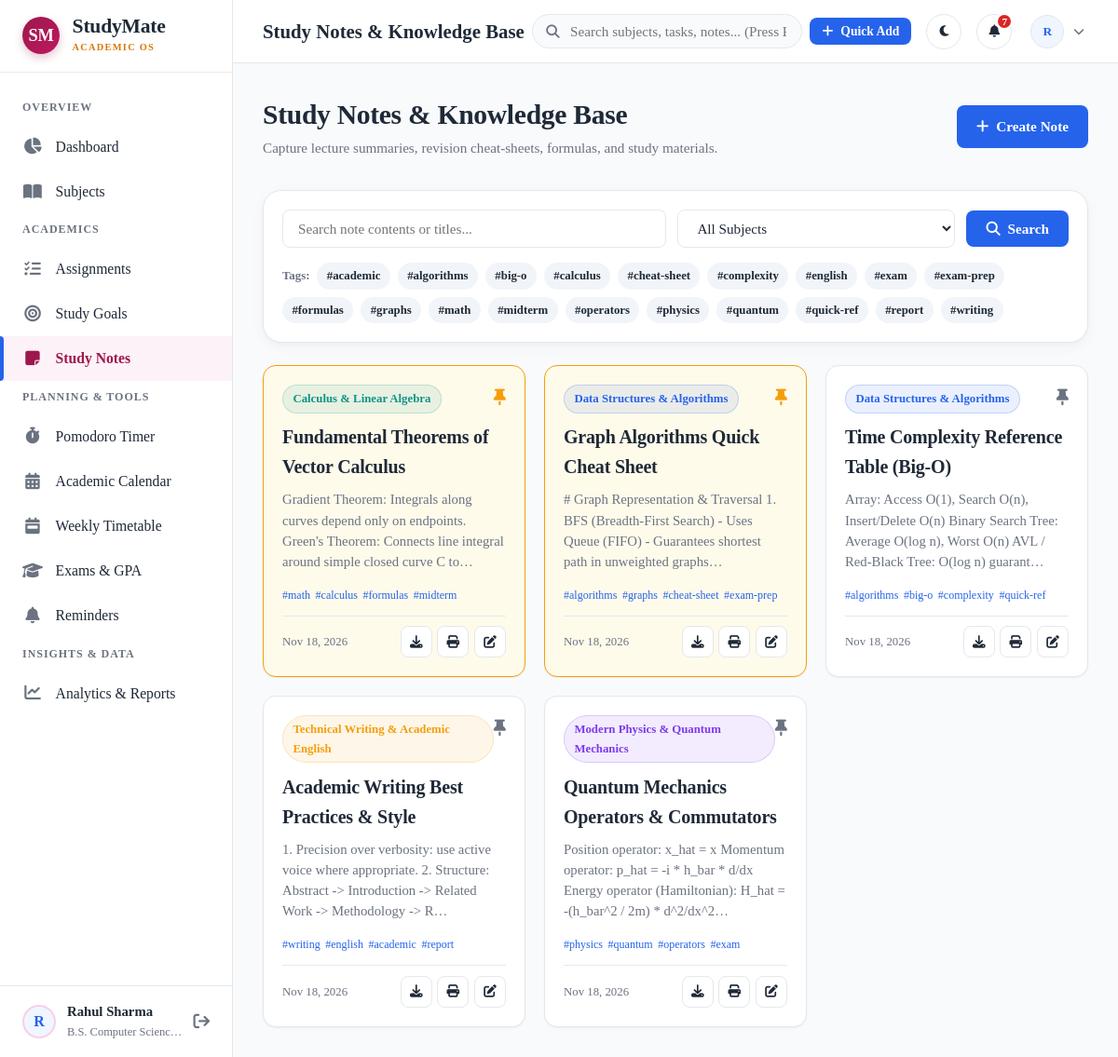
Screenshot of /notes/ (signed in) with the database file from the repository.
### accounts/models.py (models this page shows, shortened)
class Profile(models.Model):
    user = models.OneToOneField(User, on_delete=models.CASCADE, related_name='profile')
    avatar = models.ImageField(upload_to='avatars/', blank=True, null=True)
    institution = models.CharField(max_length=200, blank=True, default='')
    course_grade = models.CharField(max_length=100, blank=True, default='', verbose_name='Course / Grade')
    daily_study_target_hours = models.DecimalField(
        max_digits=4, decimal_places=1, default=4.0,
        verbose_name='Daily Study Target (Hours)'
    )
    bio = models.TextField(blank=True, default='')
    created_at = models.DateTimeField(auto_now_add=True)
    updated_at = models.DateTimeField(auto_now=True)
    @property
    def avatar_url(self):
        if self.avatar and hasattr(self.avatar, 'url'):
            return self.avatar.url
        return None

### core/models.py (models this page shows, shortened)
class Note(models.Model):
    user = models.ForeignKey(User, on_delete=models.CASCADE, related_name='notes')
    subject = models.ForeignKey(Subject, on_delete=models.SET_NULL, null=True, blank=True, related_name='notes')
    title = models.CharField(max_length=200)
    content = models.TextField()
    tags = models.CharField(max_length=250, blank=True, help_text="Comma-separated tags (e.g. formulas, exam-prep, summary)")
    is_pinned = models.BooleanField(default=False)
    created_at = models.DateTimeField(auto_now_add=True)
    updated_at = models.DateTimeField(auto_now=True)
    class Meta:
        ordering = ['-is_pinned', '-updated_at']
    @property
    def tag_list(self):
        if not self.tags:
            return []
        return [t.strip() for t in self.tags.split(',') if t.strip()]

class Subject(models.Model):
    user = models.ForeignKey(User, on_delete=models.CASCADE, related_name='subjects')
    name = models.CharField(max_length=150)
    code = models.CharField(max_length=30, blank=True, help_text="e.g. CS101 or MATH201")
    teacher = models.CharField(max_length=100, blank=True)
    color = models.CharField(max_length=20, default='#2563EB', help_text="Hex color code, e.g. #2563EB")
    target_grade = models.CharField(max_length=20, blank=True, help_text="e.g. A+, 95%")
    is_archived = models.BooleanField(default=False)
    created_at = models.DateTimeField(auto_now_add=True)
    class Meta:
        ordering = ['name']
        unique_together = ('user', 'name')

### core/views.py (the view)
# urls.py: path('notes/', views.note_list_view, name='note_list'),
@login_required
def note_list_view(request):
    user = request.user
    notes = Note.objects.filter(user=user).select_related('subject')
    search = request.GET.get('q')
    subject_id = request.GET.get('subject')
    tag = request.GET.get('tag')
    if search:
        notes = notes.filter(Q(title__icontains=search) | Q(content__icontains=search) | Q(tags__icontains=search))
    if subject_id:
        notes = notes.filter(subject_id=subject_id)
    if tag:
        notes = notes.filter(tags__icontains=tag)
    subjects = Subject.objects.filter(user=user, is_archived=False)
    all_tags = set()
    for n in Note.objects.filter(user=user):
        for t in n.tag_list:
            all_tags.add(t)
    context = {
        'notes': notes,
        'subjects': subjects,
        'all_tags': sorted(list(all_tags)),
        'selected_subject': subject_id,
        'selected_tag': tag,
        'search_query': search or '',
        'active_nav': 'notes',
        'title': 'Study Notes & Knowledge Base',
    }
    return render(request, 'core/note_list.html', context)

### core/models.py (called while the page is built)
    @property
    def is_completed(self):
        return self.status == 'completed'

    @property
    def countdown_text(self):
        if self.is_completed:
            return "Completed"
        today = date.today()
        delta = (self.due_date - today).days
        if delta < 0:
            abs_days = abs(delta)
            return f"Overdue by {abs_days} day{'s' if abs_days != 1 else ''}"
        elif delta == 0:
            return "Due today"
        elif delta == 1:
            return "Due tomorrow"
        else:
            return f"Due in {delta} days"

### templates/core/note_list.html (shortened to what this page needs)
{% extends 'base.html' %}
{% load static %}
{% block content %}
<div style="display: flex; justify-content: space-between; align-items: center; margin-bottom: 2rem; flex-wrap: wrap; gap: 1rem;">
  <div>
    <h1>Study Notes & Knowledge Base</h1>
    <p style="color: var(--text-muted); font-size: 0.95rem;">Capture lecture summaries, revision cheat-sheets, formulas, and study materials.</p>
  </div>
  <a href="{% url 'core:note_create' %}" class="btn btn-primary">
    <i class="fa-solid fa-plus"></i> Create Note
  </a>
</div>
<div class="card" style="padding: 1.25rem; margin-bottom: 1.5rem;">
  <form method="GET" style="display: flex; gap: 0.75rem; flex-wrap: wrap; align-items: center;">
    <input type="text" name="q" value="{{ search_query }}" class="form-input" placeholder="Search note contents or titles..." style="flex: 1; min-width: 200px;">
    <select name="subject" class="form-select" style="width: auto; min-width: 180px;">
      <option value="">All Subjects</option>
    </select>
    <button type="submit" class="btn btn-primary">
      <i class="fa-solid fa-magnifying-glass"></i> Search
    </button>
  </form>
  {% if all_tags %}
    <div style="display: flex; gap: 0.5rem; flex-wrap: wrap; margin-top: 1rem; align-items: center;">
      <span style="font-size: 0.8rem; font-weight: 700; color: var(--text-muted);">Tags:</span>
      {% for tag in all_tags %}
        <a href="?tag={{ tag }}" class="badge" style="background: {% if selected_tag == tag %}var(--primary){% else %}var(--card-bg-subtle){% endif %}; color: {% if selected_tag == tag %}#fff{% else %}var(--text-main){% endif %}; text-decoration: none;">
          #{{ tag }}
        </a>
      {% endfor %}
    </div>
  {% endif %}
</div>
{% if notes %}
  <div class="notes-grid">
    {% for n in notes %}
      <div class="note-card {% if n.is_pinned %}pinned{% endif %}">
        <div>
          <div style="display: flex; justify-content: space-between; align-items: flex-start; margin-bottom: 0.6rem;">
            {% if n.subject %}
              <span class="badge" style="background: {{ n.subject.color }}18; color: {{ n.subject.color }}; border: 1px solid {{ n.subject.color }}35;">
                {{ n.subject.name }}
              </span>
            {% else %}
              <span class="badge badge-not-started">General</span>
            {% endif %}
            <a href="{% url 'core:note_toggle_pin' n.id %}" title="{% if n.is_pinned %}Unpin Note{% else %}Pin to top{% endif %}" style="color: {% if n.is_pinned %}var(--warning){% else %}var(--text-muted){% endif %}; font-size: 1.1rem;">
              <i class="fa-solid fa-thumbtack"></i>
            </a>
          </div>
          <h2 style="font-size: 1.25rem; margin-bottom: 0.5rem;">
            <a href="{% url 'core:note_detail' n.id %}" style="color: var(--text-main);">{{ n.title }}</a>
          </h2>
          <p style="color: var(--text-muted); font-size: 0.92rem; line-height: 1.5; margin-bottom: 1rem;">
            {{ n.content|truncatechars:140 }}
          </p>
          {% if n.tag_list %}
            <div style="display: flex; gap: 0.35rem; flex-wrap: wrap; margin-bottom: 0.75rem;">
              {% for t in n.tag_list %}
                <span style="font-size: 0.75rem; color: var(--primary);">#{{ t }}</span>
              {% endfor %}
            </div>
          {% endif %}
        </div>
        <div style="display: flex; justify-content: space-between; align-items: center; border-top: 1px solid var(--border); padding-top: 0.65rem; font-size: 0.8rem; color: var(--text-muted);">
          <span>{{ n.updated_at|date:"M d, Y" }}</span>
          <div style="display: flex; gap: 0.35rem;">
            <a href="{% url 'core:note_download_txt' n.id %}" class="btn btn-sm btn-secondary btn-icon" title="Download .txt">
              <i class="fa-solid fa-download"></i>
            </a>
            <a href="{% url 'core:note_print' n.id %}" target="_blank" class="btn btn-sm btn-secondary btn-icon" title="Print-friendly view">
              <i class="fa-solid fa-print"></i>
            </a>
            <a href="{% url 'core:note_update' n.id %}" class="btn btn-sm btn-secondary btn-icon" title="Edit Note">
              <i class="fa-solid fa-pen-to-square"></i>
            </a>
          </div>
        </div>
      </div>
    {% endfor %}
  </div>
{% endif %}
{% endblock %}

### templates/partials/sidebar.html (shortened to what this page needs)
{% load static %}
<aside class="sidebar" id="sidebar">
  <div class="sidebar-header" style="height: 78px; padding: 0 1.5rem; display: flex; align-items: center; justify-content: space-between; border-bottom: 1px solid var(--card-border-soft);">
    <a href="{% url 'core:dashboard' %}" class="public-brand" style="text-decoration: none;">
      <div class="public-brand-monogram" style="width: 40px; height: 40px; font-size: 1.15rem;">SM</div>
      <div>
        <div class="public-brand-title" style="font-size: 1.35rem;">StudyMate</div>
        <div class="public-brand-subtitle" style="font-size: 0.65rem;">ACADEMIC OS</div>
      </div>
    </a>
  </div>
  <nav class="sidebar-nav" style="padding: 1.25rem 0;">
    <div class="nav-section-title">Overview</div>
    <a href="{% url 'core:dashboard' %}" class="nav-item {% if active_nav == 'dashboard' %}active{% endif %}">
      <i class="fa-solid fa-chart-pie"></i>
      <span>Dashboard</span>
    </a>
    <a href="{% url 'core:subject_list' %}" class="nav-item {% if active_nav == 'subjects' %}active{% endif %}">
      <i class="fa-solid fa-book-open"></i>
      <span>Subjects</span>
    </a>
    <div class="nav-section-title">Academics</div>
    <a href="{% url 'core:assignment_list' %}" class="nav-item {% if active_nav == 'assignments' %}active{% endif %}">
      <i class="fa-solid fa-list-check"></i>
      <span>Assignments</span>
    </a>
    <a href="{% url 'core:goal_list' %}" class="nav-item {% if active_nav == 'goals' %}active{% endif %}">
      <i class="fa-solid fa-bullseye"></i>
      <span>Study Goals</span>
    </a>
    <a href="{% url 'core:note_list' %}" class="nav-item {% if active_nav == 'notes' %}active{% endif %}">
      <i class="fa-solid fa-note-sticky"></i>
      <span>Study Notes</span>
    </a>
    <div class="nav-section-title">Planning & Tools</div>
    <a href="{% url 'planner:timer' %}" class="nav-item {% if active_nav == 'timer' %}active{% endif %}">
      <i class="fa-solid fa-stopwatch"></i>
      <span>Pomodoro Timer</span>
    </a>
    <a href="{% url 'planner:calendar' %}" class="nav-item {% if active_nav == 'calendar' %}active{% endif %}">
      <i class="fa-solid fa-calendar-days"></i>
      <span>Academic Calendar</span>
    </a>
    <a href="{% url 'planner:timetable' %}" class="nav-item {% if active_nav == 'timetable' %}active{% endif %}">
      <i class="fa-solid fa-calendar-week"></i>
      <span>Weekly Timetable</span>
    </a>
    <a href="{% url 'planner:exam_list' %}" class="nav-item {% if active_nav == 'exams' %}active{% endif %}">
      <i class="fa-solid fa-graduation-cap"></i>
      <span>Exams & GPA</span>
    </a>
    <a href="{% url 'planner:reminders' %}" class="nav-item {% if active_nav == 'reminders' %}active{% endif %}">
      <i class="fa-solid fa-bell"></i>
      <span>Reminders</span>
    </a>
    <div class="nav-section-title">Insights & Data</div>
    <a href="{% url 'analytics:dashboard' %}" class="nav-item {% if active_nav == 'analytics' %}active{% endif %}">
      <i class="fa-solid fa-chart-line"></i>
      <span>Analytics & Reports</span>
    </a>
  </nav>
  <div class="sidebar-footer">
    <div class="user-quick-profile">
      <div class="user-avatar-sm" style="border: 2px solid var(--luxury-rose-border);">
        {% if user.profile.avatar_url %}
          <img src="{{ user.profile.avatar_url }}" alt="{{ user.username }}">
        {% else %}
          <span>{{ user.first_name|first|default:user.username|first|upper }}</span>
        {% endif %}
      </div>
      <div style="flex: 1; overflow: hidden;">
        <div style="font-weight: 700; font-size: 0.92rem; white-space: nowrap; text-overflow: ellipsis; overflow: hidden;">
          {{ user.get_full_name|default:user.username }}
        </div>
        <div style="font-size: 0.78rem; color: var(--text-muted); white-space: nowrap; text-overflow: ellipsis; overflow: hidden;">
          {{ user.profile.course_grade|default:"Student" }}
        </div>
      </div>
      <a href="{% url 'accounts:logout' %}" title="Log Out" style="color: var(--text-muted); font-size: 1.1rem;">
        <i class="fa-solid fa-arrow-right-from-bracket"></i>
      </a>
    </div>
  </div>
</aside>

### templates/partials/navbar.html (shortened to what this page needs)
{% load static %}
<header class="topbar">
  <div class="topbar-left">
    <div class="page-title-header">
      {{ title|default:"StudyMate Workspace" }}
    </div>
  </div>
  <form action="{% url 'core:global_search' %}" method="GET" class="topbar-search">
    <input type="text" name="q" value="{{ query|default:'' }}" placeholder="Search subjects, tasks, notes... (Press Enter)" autocomplete="off">
  </form>
  <div class="topbar-right">
    <button class="btn btn-primary btn-sm" onclick="openQuickAddModal()" title="Press 'N' anywhere to quick add">
      <i class="fa-solid fa-plus"></i>
      <span>Quick Add</span>
    </button>
    <button class="action-icon-btn" id="theme-toggle-btn" title="Toggle Light / Dark Mode">
      <i class="fa-solid fa-moon" id="theme-toggle-icon"></i>
    </button>
    <div style="position: relative;">
      <button class="action-icon-btn" id="notif-toggle-btn" title="Notifications">
        <i class="fa-solid fa-bell"></i>
        {% if nav_notification_count > 0 %}
          <span class="badge-dot">{{ nav_notification_count }}</span>
        {% endif %}
      </button>
    </div>
    <div class="profile-dropdown-wrapper">
      <button class="profile-btn" id="profile-dropdown-btn">
        <div class="user-avatar-sm">
          {% if user.profile.avatar_url %}
            <img src="{{ user.profile.avatar_url }}" alt="{{ user.username }}">
          {% else %}
            <span>{{ user.first_name|first|default:user.username|first|upper }}</span>
          {% endif %}
        </div>
        <i class="fa-solid fa-chevron-down" style="font-size: 0.75rem; color: var(--text-muted);"></i>
      </button>
    </div>
  </div>
</header>

### rows the page displays
Note: subject.name "Calculus & Linear Algebra", title "Fundamental Theorems of Vector Calculus", content "Gradient Theorem: Integrals along curves depend only on endpoints. Green's Theorem: Connects line integral around simple closed curve C to…", tag_list "math" "calculus" "formulas" "midterm", updated_at "Nov 18, 2026"
Note: subject.name "Data Structures & Algorithms", title "Graph Algorithms Quick Cheat Sheet", content "# Graph Representation & Traversal 1. BFS (Breadth-First Search) - Uses Queue (FIFO) - Guarantees shortest path in unweighted graphs…", tag_list "algorithms" "graphs" "cheat-sheet" "exam-prep", updated_at "Nov 18, 2026"
Note: subject.name "Data Structures & Algorithms", title "Time Complexity Reference Table (Big-O)", content "Array: Access O(1), Search O(n), Insert/Delete O(n) Binary Search Tree: Average O(log n), Worst O(n) AVL / Red-Black Tree: O(log n) guarant…", tag_list "algorithms" "big-o" "complexity" "quick-ref", updated_at "Nov 18, 2026"
Note: subject.name "Technical Writing & Academic English", title "Academic Writing Best Practices & Style", content "1. Precision over verbosity: use active voice where appropriate. 2. Structure: Abstract -> Introduction -> Related Work -> Methodology -> R…", tag_list "writing" "english" "academic" "report", updated_at "Nov 18, 2026"
Note: subject.name "Modern Physics & Quantum Mechanics", title "Quantum Mechanics Operators & Commutators", content "Position operator: x_hat = x Momentum operator: p_hat = -i * h_bar * d/dx Energy operator (Hamiltonian): H_hat = -(h_bar^2 / 2m) * d^2/dx^2…", tag_list "physics" "quantum" "operators" "exam", updated_at "Nov 18, 2026"

### other values shown
{{ user.first_name|first|default:user.username|first|upper }} "R"
{{ user.get_full_name|default:user.username }} "Rahul Sharma"
{{ user.profile.course_grade|default:"Student" }} "B.S. Computer Scien…"
{{ title|default:"StudyMate Workspace" }} "Study Notes & Knowledge Base"
{{ nav_notification_count }} "7"
{{ tag }} "academic" "algorithms" "big-o" "calculus" "cheat-sheet" "complexity" "english" "exam" "exam-prep" "formulas" "graphs" "math" "midterm" "operators" "physics" "quantum" "quick-ref" "report" "writing"
